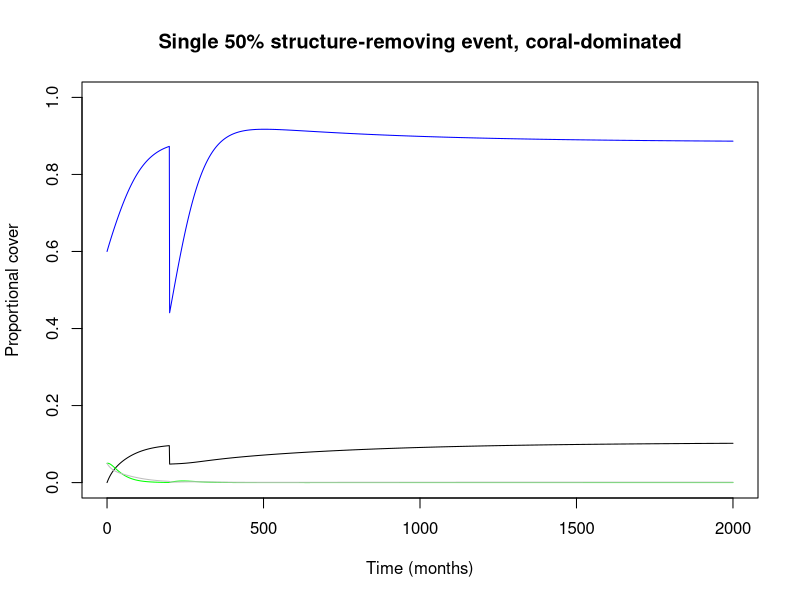
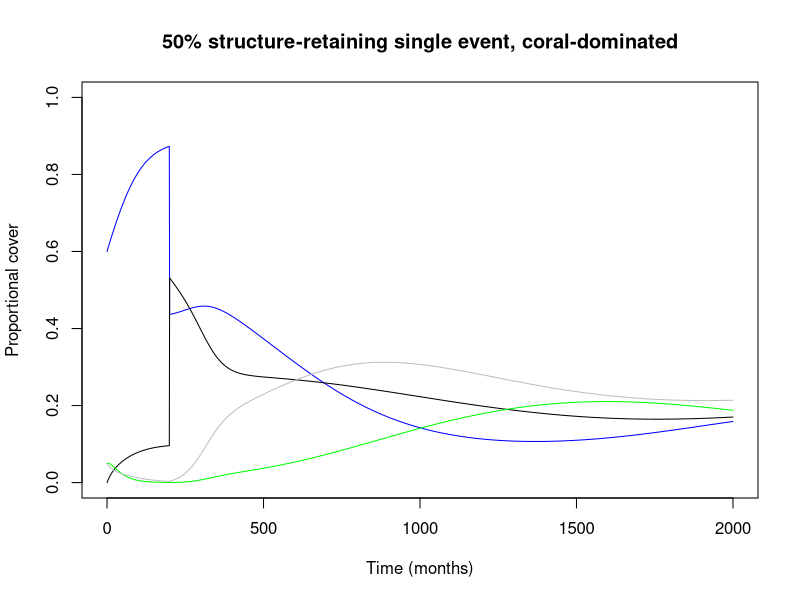
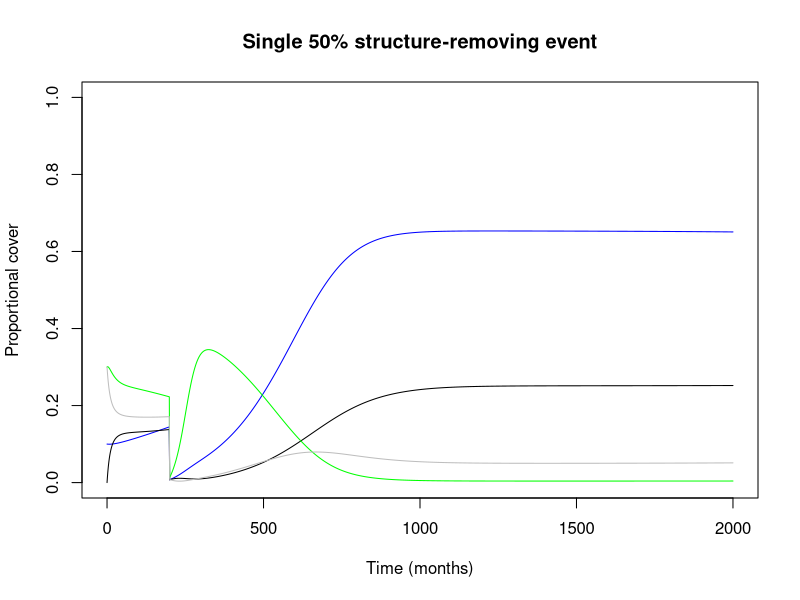
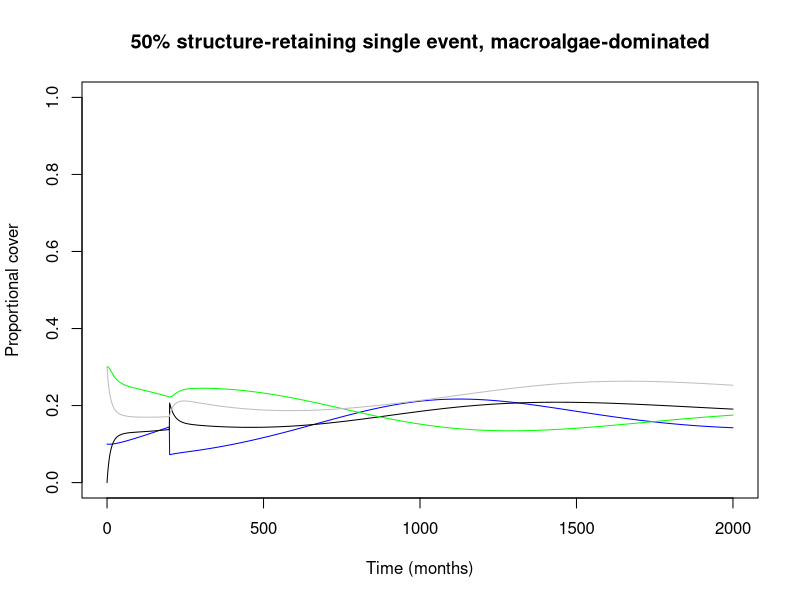
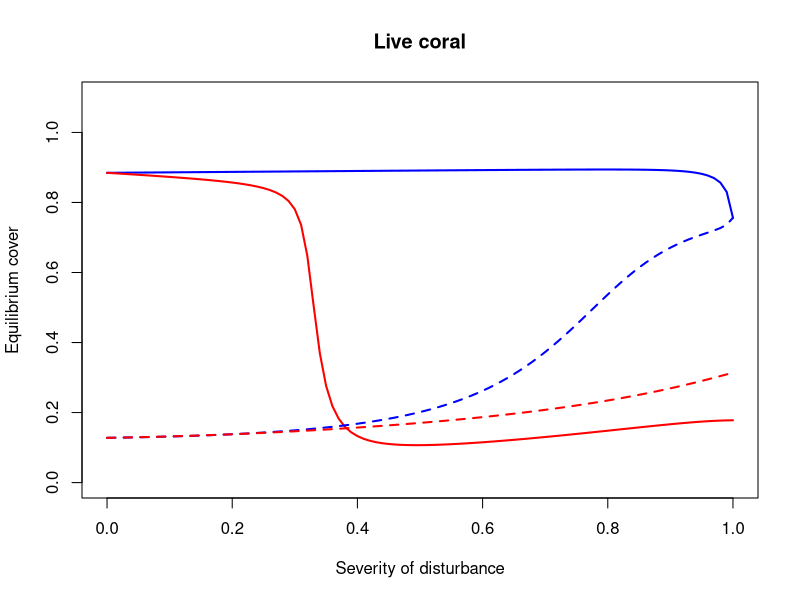
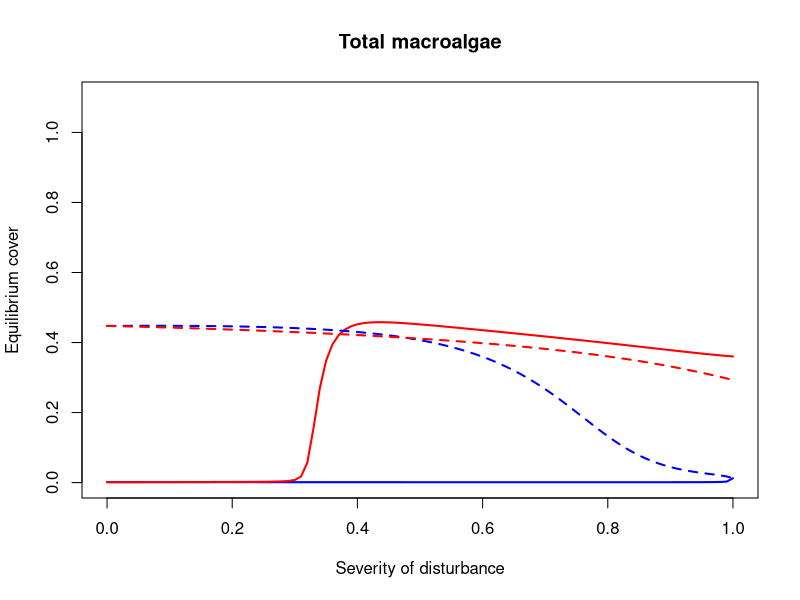
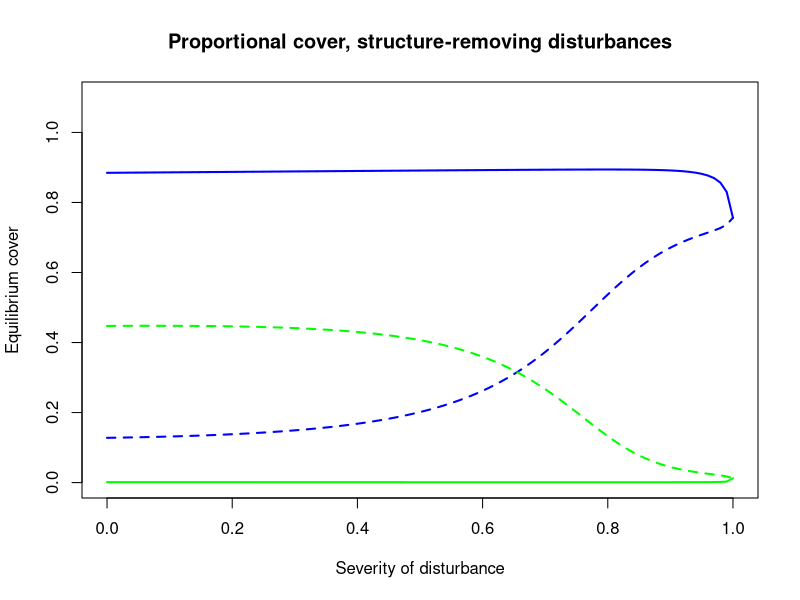
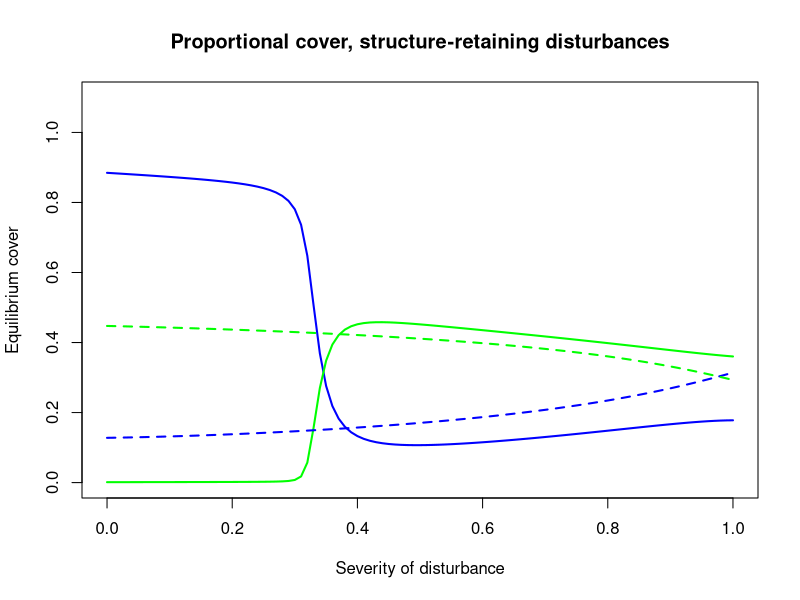

Write R code to recreate these figures, in order.
## ---- chunk 1
knitr::opts_chunk$set(echo = TRUE)
## ---- chunk 2
# Set parameter values
g_C <- 0.1
d_C <- 0.001
gamma_C <- 0.001
g_M <- 0.6
g_M_C_L <- 0.06
d_M <- 0.05
h_M_S <- 0.3
h_M_C <- 0.15
gamma_M <- 0.001
e <- 0.01

disturb_set <- seq(from = 0, to = 1, by = .01) # Time vector for outer loop
tset.disturb <- seq(from = 0, to = 1400) # Time vector for inner loop
## ---- chunk 3

# Create time vector, holding vectors for each state variable, and set initial conditions
tset_phys_dist <- seq(from = 0, to = 2000)
C_L.simu_phys <- NaN*tset_phys_dist; C_L.simu_phys[1] <- 0.6
C_D.simu_phys <- NaN*tset_phys_dist; C_D.simu_phys[1] <- 0
M_S.simu_phys <- NaN*tset_phys_dist; M_S.simu_phys[1] <- 0.05
M_C.simu_phys <- NaN*tset_phys_dist; M_C.simu_phys[1] <- 0.05

# For() loop with if/else statement to simulate trajectories of spatial occupancy by live coral and macroalgae before and after disturbance

for(i in 2:length(tset_phys_dist)){ # For every element after the first in the time vector...
  
  if(tset_phys_dist[i] !=200){ # ...if the time point does not equal the time of disturbance, run the simulation as normal...
  
  dt <- tset_phys_dist[i] - tset_phys_dist[i-1] # calculate change in time  
 
  # Proportional cover at previous time step  
  C_L <- C_L.simu_phys[i-1]
  C_D <- C_D.simu_phys[i-1]
  M_S <- M_S.simu_phys[i-1]
  M_C <- M_C.simu_phys[i-1]
  
  # Change in proportional cover, converted to units of months (/5)
  dC_L <- (dt/5)*(g_C*C_L*(1-C_L-C_D-M_S-M_C) + gamma_C*(1-C_L-C_D-M_S-M_C) - g_M_C_L*C_L*(M_S + M_C) - d_C*C_L) 
  dC_D <- (dt/5)*(d_C*C_L + M_C*(h_M_C + d_M) - g_M*C_D*(M_S + M_C) - e*C_D)
  dM_S <- (dt/5)*(g_M*M_S*(1-C_L-C_D-M_S-M_C) + g_M*M_C*(1-C_L-C_D-M_S-M_C) + gamma_M*(1-C_L-C_D-M_S-M_C) - M_S*(h_M_S + d_M))
  dM_C <- (dt/5)*(g_M*M_C*C_D + g_M*M_S*C_D + g_M_C_L*C_L*(M_S + M_C) + gamma_M*C_D - M_C*(h_M_C + d_M + e))
 
  # Proportional cover at new time step   
  C_L.simu_phys[i] <- C_L.simu_phys[i-1] + dC_L
  C_D.simu_phys[i] <- C_D.simu_phys[i-1] + dC_D
  M_S.simu_phys[i] <- M_S.simu_phys[i-1] + dM_S
  M_C.simu_phys[i] <- M_C.simu_phys[i-1] + dM_C
  }
  
    else { # ... but if the time step does equal the time of disturbance...
  
  dt <- tset_phys_dist[i] - tset_phys_dist[i-1]

  # reduce all space holders to 50% of their pre-disturbance levels
  C_L <- C_L.simu_phys[i-1]*0.5
  C_D <- C_D.simu_phys[i-1]*0.5
  M_S <- M_S.simu_phys[i-1]*0.5
  M_C <- M_C.simu_phys[i-1]*0.5
  
  dC_L <- (dt/5)*(g_C*C_L*(1-C_L-C_D-M_S-M_C) + gamma_C*(1-C_L-C_D-M_S-M_C) - g_M_C_L*C_L*(M_S + M_C) - d_C*C_L) 
  dC_D <- (dt/5)*(d_C*C_L + M_C*(h_M_C + d_M) - g_M*C_D*(M_S + M_C) - e*C_D)
  dM_S <- (dt/5)*(g_M*M_S*(1-C_L-C_D-M_S-M_C) + g_M*M_C*(1-C_L-C_D-M_S-M_C) + gamma_M*(1-C_L-C_D-M_S-M_C) - M_S*(h_M_S + d_M))
  dM_C <- (dt/5)*(g_M*M_C*C_D + g_M*M_S*C_D + g_M_C_L*C_L*(M_S + M_C) + gamma_M*C_D - M_C*(h_M_C + d_M + e))
  
  C_L.simu_phys[i] <- C_L+ dC_L
  C_D.simu_phys[i] <- C_D+ dC_D
  M_S.simu_phys[i] <- M_S+ dM_S
  M_C.simu_phys[i] <- M_C+ dM_C
  }
  
}

# Plot of time series
plot(tset_phys_dist, C_L.simu_phys, col = "blue", lwd = 1, lty = 'solid', type = 'l', xlab = "Time (months)", ylab = "Proportional cover", xlim = c(0, max(tset_phys_dist)), ylim = c(0, 1), main = "Single 50% structure-removing event, coral-dominated")
lines(tset_phys_dist, C_D.simu_phys, col = "black", lwd = 1, lty = 'solid')
lines(tset_phys_dist, M_S.simu_phys, col = "green", lwd = 1, lty = 'solid')
lines(tset_phys_dist, M_C.simu_phys, col = "grey", lwd = 1, lty = 'solid')
#legend(x=350,y=0.7,legend=c('Live coral','Dead coral','Macroalgae (open substrate)','Macroalgae (dead coral)'),lwd=1,lty='solid',col=c('blue','black','green','grey'))
#abline(v=100, lty = 'dashed')
#abline(v=220, lty = 'dashed')
#abline(v=340, lty = 'dashed')
#abline(v=460, lty = 'dashed')
## ---- chunk 4

# Create time vector, holding vectors for each state variable, and set initial conditions
tset_bio_dist <- seq(from = 0, to = 2000)
C_L.bio <- NaN*tset_bio_dist; C_L.bio[1] <- 0.6
C_D.bio <- NaN*tset_bio_dist; C_D.bio[1] <- 0
M_S.bio <- NaN*tset_bio_dist; M_S.bio[1] <- 0.05
M_C.bio <- NaN*tset_bio_dist; M_C.bio[1] <- 0.05

# For() loop with if/else statement to simulate trajectories of spatial occupancy by live coral and macroalgae before and after disturbance
for(i in 2:length(tset_bio_dist)){ # For every element after the first in the time vector...
  
 if(tset_phys_dist[i] !=200){ # ...if the time point does not equal the time of disturbance, run the simulation as normal...

# calculate change in time  
  dt <- tset_bio_dist[i] - tset_bio_dist[i-1] 

  # Proportional cover at previous time step  
  C_L <- C_L.bio[i-1] 
  C_D <- C_D.bio[i-1]
  M_S <- M_S.bio[i-1]
  M_C <- M_C.bio[i-1]
 
# Change in proportional cover, converted to units of months (/5)
  dC_L <- (dt/5)*(g_C*C_L*(1-C_L-C_D-M_S-M_C) + gamma_C*(1-C_L-C_D-M_S-M_C) - g_M_C_L*C_L*(M_S + M_C) - d_C*C_L) 
  dC_D <- (dt/5)*(d_C*C_L + M_C*(h_M_C + d_M) - g_M*C_D*(M_S + M_C) - e*C_D)
  dM_S <- (dt/5)*(g_M*M_S*(1-C_L-C_D-M_S-M_C) + g_M*M_C*(1-C_L-C_D-M_S-M_C) + gamma_M*(1-C_L-C_D-M_S-M_C) - M_S*(h_M_S + d_M))
  dM_C <- (dt/5)*(g_M*M_C*C_D + g_M*M_S*C_D + g_M_C_L*C_L*(M_S + M_C) + gamma_M*C_D - M_C*(h_M_C + d_M + e))

# Proportional cover at new time step  
  C_L.bio[i] <- C_L.bio[i-1] + dC_L
  C_D.bio[i] <- C_D.bio[i-1] + dC_D
  M_S.bio[i] <- M_S.bio[i-1] + dM_S
  M_C.bio[i] <- M_C.bio[i-1] + dM_C
  
  }

  # ... but if the time step does equal the time of disturbance...
    else {
  
  dt <- tset_bio_dist[i] - tset_bio_dist[i-1]

  C_L <- C_L.bio[i-1]*0.5 # reduce live coral to 50% of its pre-disturbance level, and transfer this directly to the dead coral class
  C_D <- C_D.bio[i-1] + (C_L.bio[i-1]-C_L)
  M_S <- M_S.bio[i-1]
  M_C <- M_C.bio[i-1]
  
  dC_L <- (dt/5)*(g_C*C_L*(1-C_L-C_D-M_S-M_C) + gamma_C*(1-C_L-C_D-M_S-M_C) - g_M_C_L*C_L*(M_S + M_C) - d_C*C_L) 
  dC_D <- (dt/5)*(d_C*C_L + M_C*(h_M_C + d_M) - g_M*C_D*(M_S + M_C) - e*C_D)
  dM_S <- (dt/5)*(g_M*M_S*(1-C_L-C_D-M_S-M_C) + g_M*M_C*(1-C_L-C_D-M_S-M_C) + gamma_M*(1-C_L-C_D-M_S-M_C) - M_S*(h_M_S + d_M))
  dM_C <- (dt/5)*(g_M*M_C*C_D + g_M*M_S*C_D + g_M_C_L*C_L*(M_S + M_C) + gamma_M*C_D - M_C*(h_M_C + d_M + e))
  
  C_L.bio[i] <- C_L + dC_L
  C_D.bio[i] <- C_D + dC_D
  M_S.bio[i] <- M_S + dM_S
  M_C.bio[i] <- M_C + dM_C
  
  }
  
}

# Plot of time series for all space holders
plot(tset_bio_dist, C_L.bio, col = "blue", lwd = 1, lty = 'solid', type = 'l', xlab = "Time (months)", ylab = "Proportional cover", xlim = c(0, max(tset_bio_dist)), ylim = c(0, 1), main = "50% structure-retaining single event, coral-dominated")
lines(tset_bio_dist, C_D.bio, col = "black", lwd = 1, lty = 'solid')
lines(tset_bio_dist, M_S.bio, col = "green", lwd = 1, lty = 'solid')
lines(tset_bio_dist, M_C.bio, col = "grey", lwd = 1, lty = 'solid')
#legend(x=350,y=0.7,legend=c('Live coral','Dead coral','Macroalgae (open substrate)','Macroalgae  (dead coral)'), lwd=1, lty='solid', col=c('blue','black','green','grey'))
#abline(v=100, lty = 'dashed')
#abline(v=220, lty = 'dashed')
#abline(v=340, lty = 'dashed')
#abline(v=460, lty = 'dashed')

## ---- chunk 5

# Create time vector, holding vectors for each state variable, and set initial conditions
tset_phys_dist <- seq(from = 0, to = 2000)
C_L.simu_phys <- NaN*tset_phys_dist; C_L.simu_phys[1] <- 0.1
C_D.simu_phys <- NaN*tset_phys_dist; C_D.simu_phys[1] <- 0
M_S.simu_phys <- NaN*tset_phys_dist; M_S.simu_phys[1] <- 0.3
M_C.simu_phys <- NaN*tset_phys_dist; M_C.simu_phys[1] <- 0.3

# For() loop with if/else statement to simulate trajectories of spatial occupancy by live coral and macroalgae before and after disturbance

for(i in 2:length(tset_phys_dist)){ # For every element after the first in the time vector...
  
  if(tset_phys_dist[i] !=200){ # ...if the time point does not equal the time of disturbance, run the simulation as normal...
  
  dt <- tset_phys_dist[i] - tset_phys_dist[i-1] # calculate change in time  
 
  # Proportional cover at previous time step  
  C_L <- C_L.simu_phys[i-1]
  C_D <- C_D.simu_phys[i-1]
  M_S <- M_S.simu_phys[i-1]
  M_C <- M_C.simu_phys[i-1]
  
  # Change in proportional cover, converted to units of months (/5)
  dC_L <- (dt/5)*(g_C*C_L*(1-C_L-C_D-M_S-M_C) + gamma_C*(1-C_L-C_D-M_S-M_C) - g_M_C_L*C_L*(M_S + M_C) - d_C*C_L) 
  dC_D <- (dt/5)*(d_C*C_L + M_C*(h_M_C + d_M) - g_M*C_D*(M_S + M_C) - e*C_D)
  dM_S <- (dt/5)*(g_M*M_S*(1-C_L-C_D-M_S-M_C) + g_M*M_C*(1-C_L-C_D-M_S-M_C) + gamma_M*(1-C_L-C_D-M_S-M_C) - M_S*(h_M_S + d_M))
  dM_C <- (dt/5)*(g_M*M_C*C_D + g_M*M_S*C_D + g_M_C_L*C_L*(M_S + M_C) + gamma_M*C_D - M_C*(h_M_C + d_M + e))
 
  # Proportional cover at new time step   
  C_L.simu_phys[i] <- C_L.simu_phys[i-1] + dC_L
  C_D.simu_phys[i] <- C_D.simu_phys[i-1] + dC_D
  M_S.simu_phys[i] <- M_S.simu_phys[i-1] + dM_S
  M_C.simu_phys[i] <- M_C.simu_phys[i-1] + dM_C
  }
  
    else { # ... but if the time step does equal the time of disturbance...
  
  dt <- tset_phys_dist[i] - tset_phys_dist[i-1]

  # reduce all space holders to 50% of their pre-disturbance levels
  C_L <- C_L.simu_phys[i-1]*0.05
  C_D <- C_D.simu_phys[i-1]*0.05
  M_S <- M_S.simu_phys[i-1]*0.05
  M_C <- M_C.simu_phys[i-1]*0.05
  
  dC_L <- (dt/5)*(g_C*C_L*(1-C_L-C_D-M_S-M_C) + gamma_C*(1-C_L-C_D-M_S-M_C) - g_M_C_L*C_L*(M_S + M_C) - d_C*C_L) 
  dC_D <- (dt/5)*(d_C*C_L + M_C*(h_M_C + d_M) - g_M*C_D*(M_S + M_C) - e*C_D)
  dM_S <- (dt/5)*(g_M*M_S*(1-C_L-C_D-M_S-M_C) + g_M*M_C*(1-C_L-C_D-M_S-M_C) + gamma_M*(1-C_L-C_D-M_S-M_C) - M_S*(h_M_S + d_M))
  dM_C <- (dt/5)*(g_M*M_C*C_D + g_M*M_S*C_D + g_M_C_L*C_L*(M_S + M_C) + gamma_M*C_D - M_C*(h_M_C + d_M + e))
  
  C_L.simu_phys[i] <- C_L+ dC_L
  C_D.simu_phys[i] <- C_D+ dC_D
  M_S.simu_phys[i] <- M_S+ dM_S
  M_C.simu_phys[i] <- M_C+ dM_C
  }
  
}

# Plot of time series
plot(tset_phys_dist, C_L.simu_phys, col = "blue", lwd = 1, lty = 'solid', type = 'l', xlab = "Time (months)", ylab = "Proportional cover", xlim = c(0, max(tset_phys_dist)), ylim = c(0, 1), main = "Single 50% structure-removing event")
lines(tset_phys_dist, C_D.simu_phys, col = "black", lwd = 1, lty = 'solid')
lines(tset_phys_dist, M_S.simu_phys, col = "green", lwd = 1, lty = 'solid')
lines(tset_phys_dist, M_C.simu_phys, col = "grey", lwd = 1, lty = 'solid')
#legend(x=350,y=0.7,legend=c('Live coral','Dead coral','Macroalgae (open substrate)','Macroalgae (dead coral)'),lwd=1,lty='solid',col=c('blue','black','green','grey'))
#abline(v=100, lty = 'dashed')
#abline(v=220, lty = 'dashed')
#abline(v=340, lty = 'dashed')
#abline(v=460, lty = 'dashed')
## ---- chunk 6

# Create time vector, holding vectors for each state variable, and set initial conditions
tset_bio_dist <- seq(from = 0, to = 2000)
C_L.bio <- NaN*tset_bio_dist; C_L.bio[1] <- 0.1
C_D.bio <- NaN*tset_bio_dist; C_D.bio[1] <- 0
M_S.bio <- NaN*tset_bio_dist; M_S.bio[1] <- 0.3
M_C.bio <- NaN*tset_bio_dist; M_C.bio[1] <- 0.3

# For() loop with if/else statement to simulate trajectories of spatial occupancy by live coral and macroalgae before and after disturbance
for(i in 2:length(tset_bio_dist)){ # For every element after the first in the time vector...
  
 if(tset_phys_dist[i] !=200){ # ...if the time point does not equal the time of disturbance, run the simulation as normal...

# calculate change in time  
  dt <- tset_bio_dist[i] - tset_bio_dist[i-1] 

  # Proportional cover at previous time step  
  C_L <- C_L.bio[i-1] 
  C_D <- C_D.bio[i-1]
  M_S <- M_S.bio[i-1]
  M_C <- M_C.bio[i-1]
 
# Change in proportional cover, converted to units of months (/5)
  dC_L <- (dt/5)*(g_C*C_L*(1-C_L-C_D-M_S-M_C) + gamma_C*(1-C_L-C_D-M_S-M_C) - g_M_C_L*C_L*(M_S + M_C) - d_C*C_L) 
  dC_D <- (dt/5)*(d_C*C_L + M_C*(h_M_C + d_M) - g_M*C_D*(M_S + M_C) - e*C_D)
  dM_S <- (dt/5)*(g_M*M_S*(1-C_L-C_D-M_S-M_C) + g_M*M_C*(1-C_L-C_D-M_S-M_C) + gamma_M*(1-C_L-C_D-M_S-M_C) - M_S*(h_M_S + d_M))
  dM_C <- (dt/5)*(g_M*M_C*C_D + g_M*M_S*C_D + g_M_C_L*C_L*(M_S + M_C) + gamma_M*C_D - M_C*(h_M_C + d_M + e))

# Proportional cover at new time step  
  C_L.bio[i] <- C_L.bio[i-1] + dC_L
  C_D.bio[i] <- C_D.bio[i-1] + dC_D
  M_S.bio[i] <- M_S.bio[i-1] + dM_S
  M_C.bio[i] <- M_C.bio[i-1] + dM_C
  
  }

  # ... but if the time step does equal the time of disturbance...
    else {
  
  dt <- tset_bio_dist[i] - tset_bio_dist[i-1]

  C_L <- C_L.bio[i-1]*0.5 # reduce live coral to 50% of its pre-disturbance level, and transfer this directly to the dead coral class
  C_D <- C_D.bio[i-1] + (C_L.bio[i-1]-C_L)
  M_S <- M_S.bio[i-1]
  M_C <- M_C.bio[i-1]
  
  dC_L <- (dt/5)*(g_C*C_L*(1-C_L-C_D-M_S-M_C) + gamma_C*(1-C_L-C_D-M_S-M_C) - g_M_C_L*C_L*(M_S + M_C) - d_C*C_L) 
  dC_D <- (dt/5)*(d_C*C_L + M_C*(h_M_C + d_M) - g_M*C_D*(M_S + M_C) - e*C_D)
  dM_S <- (dt/5)*(g_M*M_S*(1-C_L-C_D-M_S-M_C) + g_M*M_C*(1-C_L-C_D-M_S-M_C) + gamma_M*(1-C_L-C_D-M_S-M_C) - M_S*(h_M_S + d_M))
  dM_C <- (dt/5)*(g_M*M_C*C_D + g_M*M_S*C_D + g_M_C_L*C_L*(M_S + M_C) + gamma_M*C_D - M_C*(h_M_C + d_M + e))
  
  C_L.bio[i] <- C_L + dC_L
  C_D.bio[i] <- C_D + dC_D
  M_S.bio[i] <- M_S + dM_S
  M_C.bio[i] <- M_C + dM_C
  
  }
  
}

# Plot of time series for all space holders
plot(tset_bio_dist, C_L.bio, col = "blue", lwd = 1, lty = 'solid', type = 'l', xlab = "Time (months)", ylab = "Proportional cover", xlim = c(0, max(tset_bio_dist)), ylim = c(0, 1), main = "50% structure-retaining single event, macroalgae-dominated")
lines(tset_bio_dist, C_D.bio, col = "black", lwd = 1, lty = 'solid')
lines(tset_bio_dist, M_S.bio, col = "green", lwd = 1, lty = 'solid')
lines(tset_bio_dist, M_C.bio, col = "grey", lwd = 1, lty = 'solid')
#legend(x=350,y=0.7,legend=c('Live coral','Dead coral','Macroalgae (open substrate)','Macroalgae  (dead coral)'), lwd=1, lty='solid', col=c('blue','black','green','grey'))
#abline(v=100, lty = 'dashed')
#abline(v=220, lty = 'dashed')
#abline(v=340, lty = 'dashed')
#abline(v=460, lty = 'dashed')

## ---- chunk 7


# create holding vectors for equilibration time following disturbance for all space holders
C_L.phys.eq_cover.single.coral_state <- NaN*disturb_set
C_D.phys.eq_cover.single.coral_state <- NaN*disturb_set
M_S.phys.eq_cover.single.coral_state <- NaN*disturb_set
M_C.phys.eq_cover.single.coral_state <- NaN*disturb_set

# create outer for() loop
# for each value j from 1 to the end of disturb_set (so for each value of disturb_set)
for(j in 1:length(disturb_set)){
	# assign value for 'disturb_set' for this iteration Y to that simulation
  disturbance_severity <- disturb_set[j] 
	
  # create holding vectors for the inner loop
	C_L.phys.single.coral_state <- NaN*tset.disturb 
	C_L.phys.single.coral_state[1] <- 0.6
	C_D.phys.single.coral_state <- NaN*tset.disturb 
	C_D.phys.single.coral_state[1] <- 0
	M_S.phys.single.coral_state <- NaN*tset.disturb 
	M_S.phys.single.coral_state[1] <- 0.05
	M_C.phys.single.coral_state <- NaN*tset.disturb 
	M_C.phys.single.coral_state[1] <- 0.05

# Inner loop	
# for each value of 'disturb_set'
  for(i in 2:length(tset.disturb)){
  	
   if(tset.disturb[i] !=200){ # change in time
    
    # use variable assignment to create objects to plug into calculations 
  	C_L <- C_L.phys.single.coral_state[i-1]
  	C_D <- C_D.phys.single.coral_state[i-1]
    M_S <- M_S.phys.single.coral_state[i-1]
  	M_C <- M_C.phys.single.coral_state[i-1]
  	
  	# calculate change in proportional cover at each timestep
    dC_L <- (dt/5)*(g_C*C_L*(1-C_L-C_D-M_S-M_C) + gamma_C*(1-C_L-C_D-M_S-M_C) - g_M_C_L*C_L*(M_S + M_C) - d_C*C_L) 
    dC_D <- (dt/5)*(d_C*C_L + M_C*(h_M_C + d_M) - g_M*C_D*(M_S + M_C) - e*C_D)
    dM_S <- (dt/5)*(g_M*M_S*(1-C_L-C_D-M_S-M_C) + g_M*M_C*(1-C_L-C_D-M_S-M_C) + gamma_M*(1-C_L-C_D-M_S-M_C) - M_S*(h_M_S + d_M))
    dM_C <- (dt/5)*(g_M*M_C*C_D + g_M*M_S*C_D + g_M_C_L*C_L*(M_S + M_C) + gamma_M*C_D - M_C*(h_M_C + d_M + e))
  	
  	
  	# calculate the population density at each timestep
  	C_L.phys.single.coral_state[i] <- C_L + dC_L
  	C_D.phys.single.coral_state[i] <- C_D + dC_D
  	M_S.phys.single.coral_state[i] <- M_S + dM_S
  	M_C.phys.single.coral_state[i] <- M_C + dM_C
    }
    
     else {
        dt <- tset.disturb[i] - tset.disturb[i-1] # change in time
    
    # use variable assignment to create objects to plug into calculations 
  	C_L <- C_L.phys.single.coral_state[i-1]*(1-disturbance_severity)
  	C_D <- C_D.phys.single.coral_state[i-1]*(1-disturbance_severity)
    M_S <- M_S.phys.single.coral_state[i-1]*(1-disturbance_severity)
  	M_C <- M_C.phys.single.coral_state[i-1]*(1-disturbance_severity)
  	
  	# calculate change in proportional cover at each timestep
    dC_L <- (dt/5)*(g_C*C_L*(1-C_L-C_D-M_S-M_C) + gamma_C*(1-C_L-C_D-M_S-M_C) - g_M_C_L*C_L*(M_S + M_C) - d_C*C_L) 
    dC_D <- (dt/5)*(d_C*C_L + M_C*(h_M_C + d_M) - g_M*C_D*(M_S + M_C) - e*C_D)
    dM_S <- (dt/5)*(g_M*M_S*(1-C_L-C_D-M_S-M_C) + g_M*M_C*(1-C_L-C_D-M_S-M_C) + gamma_M*(1-C_L-C_D-M_S-M_C) - M_S*(h_M_S + d_M))
    dM_C <- (dt/5)*(g_M*M_C*C_D + g_M*M_S*C_D + g_M_C_L*C_L*(M_S + M_C) + gamma_M*C_D - M_C*(h_M_C + d_M + e))
  	
  	
  	# calculate the proportional cover at each timestep
  	C_L.phys.single.coral_state[i] <- C_L + dC_L
  	C_D.phys.single.coral_state[i] <- C_D + dC_D
  	M_S.phys.single.coral_state[i] <- M_S + dM_S
  	M_C.phys.single.coral_state[i] <- M_C + dM_C
    }
  }
# final output is equilibrium cover for a given severity of disturbance
C_L.phys.eq_cover.single.coral_state[j] <- C_L.phys.single.coral_state[max(tset.disturb)]
C_D.phys.eq_cover.single.coral_state[j] <- C_D.phys.single.coral_state[max(tset.disturb)]
M_S.phys.eq_cover.single.coral_state[j] <- M_S.phys.single.coral_state[max(tset.disturb)]
M_C.phys.eq_cover.single.coral_state[j] <- M_C.phys.single.coral_state[max(tset.disturb)]
}

## ---- chunk 8

# create holding vectors for equilibration time following disturbance for all space holders
C_L.bio.eq_cover.single.coral_state <- NaN*disturb_set
C_D.bio.eq_cover.single.coral_state <- NaN*disturb_set
M_S.bio.eq_cover.single.coral_state <- NaN*disturb_set
M_C.bio.eq_cover.single.coral_state <- NaN*disturb_set

# create outer for() loop
# for each value j from 1 to the end of disturb_set (so for each value of disturb_set)
for(j in 1:length(disturb_set)){
	# assign value for 'disturb_set' for this iteration Y to that simulation
  disturbance_severity <- disturb_set[j] 
	
  # create holding vectors for the inner loop
	C_L.bio.single.coral_state <- NaN*tset.disturb 
	C_L.bio.single.coral_state[1] <- 0.6
	C_D.bio.single.coral_state <- NaN*tset.disturb 
	C_D.bio.single.coral_state[1] <- 0
	M_S.bio.single.coral_state <- NaN*tset.disturb 
	M_S.bio.single.coral_state[1] <- 0.05
	M_C.bio.single.coral_state <- NaN*tset.disturb 
	M_C.bio.single.coral_state[1] <- 0.05

# Inner loop	
# for each value of 'disturb_set'
	for(i in 2:length(tset.disturb)){
	  
  if(tset.disturb[i] !=200){ # change in time
    
    # use variable assignment to create objects to plug into calculations 
  	C_L <- C_L.bio.single.coral_state[i-1]
  	C_D <- C_D.bio.single.coral_state[i-1]
    M_S <- M_S.bio.single.coral_state[i-1]
  	M_C <- M_C.bio.single.coral_state[i-1]
  	
  	# calculate change in proportional cover at each timestep
    dC_L <- (dt/5)*(g_C*C_L*(1-C_L-C_D-M_S-M_C) + gamma_C*(1-C_L-C_D-M_S-M_C) - g_M_C_L*C_L*(M_S + M_C) - d_C*C_L) 
    dC_D <- (dt/5)*(d_C*C_L + M_C*(h_M_C + d_M) - g_M*C_D*(M_S + M_C) - e*C_D)
    dM_S <- (dt/5)*(g_M*M_S*(1-C_L-C_D-M_S-M_C) + g_M*M_C*(1-C_L-C_D-M_S-M_C) + gamma_M*(1-C_L-C_D-M_S-M_C) - M_S*(h_M_S + d_M))
    dM_C <- (dt/5)*(g_M*M_C*C_D + g_M*M_S*C_D + g_M_C_L*C_L*(M_S + M_C) + gamma_M*C_D - M_C*(h_M_C + d_M + e))
  	
  	
  	# calculate the population density at each timestep
  	C_L.bio.single.coral_state[i] <- C_L + dC_L
  	C_D.bio.single.coral_state[i] <- C_D + dC_D
  	M_S.bio.single.coral_state[i] <- M_S + dM_S
  	M_C.bio.single.coral_state[i] <- M_C + dM_C
    }
    
     else {
        dt <- tset.disturb[i] - tset.disturb[i-1] # change in time
    
    # use variable assignment to create objects to plug into calculations 
  	C_L <- C_L.bio.single.coral_state[i-1]*(1-disturbance_severity)
  	C_D <- C_D.bio.single.coral_state[i-1] + (C_L.bio.single.coral_state[i-1]-C_L)
    M_S <- M_S.bio.single.coral_state[i-1]
  	M_C <- M_C.bio.single.coral_state[i-1]
  	
  	# calculate change in proportional cover at each timestep
    dC_L <- (dt/5)*(g_C*C_L*(1-C_L-C_D-M_S-M_C) + gamma_C*(1-C_L-C_D-M_S-M_C) - g_M_C_L*C_L*(M_S + M_C) - d_C*C_L) 
    dC_D <- (dt/5)*(d_C*C_L + M_C*(h_M_C + d_M) - g_M*C_D*(M_S + M_C) - e*C_D)
    dM_S <- (dt/5)*(g_M*M_S*(1-C_L-C_D-M_S-M_C) + g_M*M_C*(1-C_L-C_D-M_S-M_C) + gamma_M*(1-C_L-C_D-M_S-M_C) - M_S*(h_M_S + d_M))
    dM_C <- (dt/5)*(g_M*M_C*C_D + g_M*M_S*C_D + g_M_C_L*C_L*(M_S + M_C) + gamma_M*C_D - M_C*(h_M_C + d_M + e))
  	
  	
  	# calculate the proportional cover at each timestep
  	C_L.bio.single.coral_state[i] <- C_L + dC_L
  	C_D.bio.single.coral_state[i] <- C_D + dC_D
  	M_S.bio.single.coral_state[i] <- M_S + dM_S
  	M_C.bio.single.coral_state[i] <- M_C + dM_C
     }
  }
# final output is maximum cover for a given severity of disturbance
C_L.bio.eq_cover.single.coral_state[j] <- C_L.bio.single.coral_state[max(tset.disturb)]
C_D.bio.eq_cover.single.coral_state[j] <- C_D.bio.single.coral_state[max(tset.disturb)]
M_S.bio.eq_cover.single.coral_state[j] <- M_S.bio.single.coral_state[max(tset.disturb)]
M_C.bio.eq_cover.single.coral_state[j] <- M_C.bio.single.coral_state[max(tset.disturb)]
}

## ---- chunk 9


# create holding vectors for equilibration time following disturbance for all space holders
C_L.phys.eq_cover.single.algae_state <- NaN*disturb_set
C_D.phys.eq_cover.single.algae_state <- NaN*disturb_set
M_S.phys.eq_cover.single.algae_state <- NaN*disturb_set
M_C.phys.eq_cover.single.algae_state <- NaN*disturb_set

# create outer for() loop
# for each value j from 1 to the end of disturb_set (so for each value of disturb_set)
for(j in 1:length(disturb_set)){
	# assign value for 'disturb_set' for this iteration Y to that simulation
  disturbance_severity <- disturb_set[j] 
	
  # create holding vectors for the inner loop
	C_L.phys.single.algae_state <- NaN*tset.disturb 
	C_L.phys.single.algae_state[1] <- 0.1
	C_D.phys.single.algae_state <- NaN*tset.disturb 
	C_D.phys.single.algae_state[1] <- 0
	M_S.phys.single.algae_state <- NaN*tset.disturb 
	M_S.phys.single.algae_state[1] <- 0.2
	M_C.phys.single.algae_state <- NaN*tset.disturb 
	M_C.phys.single.algae_state[1] <- 0.2

# Inner loop	
# for each value of 'disturb_set'
  for(i in 2:length(tset.disturb)){
  	
   if(tset.disturb[i] !=200){ # change in time
    
    # use variable assignment to create objects to plug into calculations 
  	C_L <- C_L.phys.single.algae_state[i-1]
  	C_D <- C_D.phys.single.algae_state[i-1]
    M_S <- M_S.phys.single.algae_state[i-1]
  	M_C <- M_C.phys.single.algae_state[i-1]
  	
  	# calculate change in proportional cover at each timestep
    dC_L <- (dt/5)*(g_C*C_L*(1-C_L-C_D-M_S-M_C) + gamma_C*(1-C_L-C_D-M_S-M_C) - g_M_C_L*C_L*(M_S + M_C) - d_C*C_L) 
    dC_D <- (dt/5)*(d_C*C_L + M_C*(h_M_C + d_M) - g_M*C_D*(M_S + M_C) - e*C_D)
    dM_S <- (dt/5)*(g_M*M_S*(1-C_L-C_D-M_S-M_C) + g_M*M_C*(1-C_L-C_D-M_S-M_C) + gamma_M*(1-C_L-C_D-M_S-M_C) - M_S*(h_M_S + d_M))
    dM_C <- (dt/5)*(g_M*M_C*C_D + g_M*M_S*C_D + g_M_C_L*C_L*(M_S + M_C) + gamma_M*C_D - M_C*(h_M_C + d_M + e))
  	
  	
  	# calculate the population density at each timestep
  	C_L.phys.single.algae_state[i] <- C_L + dC_L
  	C_D.phys.single.algae_state[i] <- C_D + dC_D
  	M_S.phys.single.algae_state[i] <- M_S + dM_S
  	M_C.phys.single.algae_state[i] <- M_C + dM_C
    }
    
     else {
        dt <- tset.disturb[i] - tset.disturb[i-1] # change in time
    
    # use variable assignment to create objects to plug into calculations 
  	C_L <- C_L.phys.single.algae_state[i-1]*(1-disturbance_severity)
  	C_D <- C_D.phys.single.algae_state[i-1]*(1-disturbance_severity)
    M_S <- M_S.phys.single.algae_state[i-1]*(1-disturbance_severity)
  	M_C <- M_C.phys.single.algae_state[i-1]*(1-disturbance_severity)
  	
  	# calculate change in proportional cover at each timestep
    dC_L <- (dt/5)*(g_C*C_L*(1-C_L-C_D-M_S-M_C) + gamma_C*(1-C_L-C_D-M_S-M_C) - g_M_C_L*C_L*(M_S + M_C) - d_C*C_L) 
    dC_D <- (dt/5)*(d_C*C_L + M_C*(h_M_C + d_M) - g_M*C_D*(M_S + M_C) - e*C_D)
    dM_S <- (dt/5)*(g_M*M_S*(1-C_L-C_D-M_S-M_C) + g_M*M_C*(1-C_L-C_D-M_S-M_C) + gamma_M*(1-C_L-C_D-M_S-M_C) - M_S*(h_M_S + d_M))
    dM_C <- (dt/5)*(g_M*M_C*C_D + g_M*M_S*C_D + g_M_C_L*C_L*(M_S + M_C) + gamma_M*C_D - M_C*(h_M_C + d_M + e))
  	
  	
  	# calculate the proportional cover at each timestep
  	C_L.phys.single.algae_state[i] <- C_L + dC_L
  	C_D.phys.single.algae_state[i] <- C_D + dC_D
  	M_S.phys.single.algae_state[i] <- M_S + dM_S
  	M_C.phys.single.algae_state[i] <- M_C + dM_C
    }
  }
# final output is equilibrium cover for a given severity of disturbance
C_L.phys.eq_cover.single.algae_state[j] <- C_L.phys.single.algae_state[max(tset.disturb)]
C_D.phys.eq_cover.single.algae_state[j] <- C_D.phys.single.algae_state[max(tset.disturb)]
M_S.phys.eq_cover.single.algae_state[j] <- M_S.phys.single.algae_state[max(tset.disturb)]
M_C.phys.eq_cover.single.algae_state[j] <- M_C.phys.single.algae_state[max(tset.disturb)]
}

## ---- chunk 10

# create holding vectors for equilibration time following disturbance for all space holders
C_L.bio.eq_cover.single.algae_state <- NaN*disturb_set
C_D.bio.eq_cover.single.algae_state <- NaN*disturb_set
M_S.bio.eq_cover.single.algae_state <- NaN*disturb_set
M_C.bio.eq_cover.single.algae_state <- NaN*disturb_set

# create outer for() loop
# for each value j from 1 to the end of disturb_set (so for each value of disturb_set)
for(j in 1:length(disturb_set)){
	# assign value for 'disturb_set' for this iteration Y to that simulation
  disturbance_severity <- disturb_set[j] 
	
  # create holding vectors for the inner loop
	C_L.bio.single.algae_state <- NaN*tset.disturb 
	C_L.bio.single.algae_state[1] <- 0.1
	C_D.bio.single.algae_state <- NaN*tset.disturb 
	C_D.bio.single.algae_state[1] <- 0
	M_S.bio.single.algae_state <- NaN*tset.disturb 
	M_S.bio.single.algae_state[1] <- 0.2
	M_C.bio.single.algae_state <- NaN*tset.disturb 
	M_C.bio.single.algae_state[1] <- 0.2

# Inner loop	
# for each value of 'disturb_set'
	for(i in 2:length(tset.disturb)){
	  
  if(tset.disturb[i] !=200){ # change in time
    
    # use variable assignment to create objects to plug into calculations 
  	C_L <- C_L.bio.single.algae_state[i-1]
  	C_D <- C_D.bio.single.algae_state[i-1]
    M_S <- M_S.bio.single.algae_state[i-1]
  	M_C <- M_C.bio.single.algae_state[i-1]
  	
  	# calculate change in proportional cover at each timestep
    dC_L <- (dt/5)*(g_C*C_L*(1-C_L-C_D-M_S-M_C) + gamma_C*(1-C_L-C_D-M_S-M_C) - g_M_C_L*C_L*(M_S + M_C) - d_C*C_L) 
    dC_D <- (dt/5)*(d_C*C_L + M_C*(h_M_C + d_M) - g_M*C_D*(M_S + M_C) - e*C_D)
    dM_S <- (dt/5)*(g_M*M_S*(1-C_L-C_D-M_S-M_C) + g_M*M_C*(1-C_L-C_D-M_S-M_C) + gamma_M*(1-C_L-C_D-M_S-M_C) - M_S*(h_M_S + d_M))
    dM_C <- (dt/5)*(g_M*M_C*C_D + g_M*M_S*C_D + g_M_C_L*C_L*(M_S + M_C) + gamma_M*C_D - M_C*(h_M_C + d_M + e))
  	
  	
  	# calculate the population density at each timestep
  	C_L.bio.single.algae_state[i] <- C_L + dC_L
  	C_D.bio.single.algae_state[i] <- C_D + dC_D
  	M_S.bio.single.algae_state[i] <- M_S + dM_S
  	M_C.bio.single.algae_state[i] <- M_C + dM_C
    }
    
     else {
        dt <- tset.disturb[i] - tset.disturb[i-1] # change in time
    
    # use variable assignment to create objects to plug into calculations 
  	C_L <- C_L.bio.single.algae_state[i-1]*(1-disturbance_severity)
  	C_D <- C_D.bio.single.algae_state[i-1] + (C_L.bio.single.algae_state[i-1]-C_L)
    M_S <- M_S.bio.single.algae_state[i-1]
  	M_C <- M_C.bio.single.algae_state[i-1]
  	
  	# calculate change in proportional cover at each timestep
    dC_L <- (dt/5)*(g_C*C_L*(1-C_L-C_D-M_S-M_C) + gamma_C*(1-C_L-C_D-M_S-M_C) - g_M_C_L*C_L*(M_S + M_C) - d_C*C_L) 
    dC_D <- (dt/5)*(d_C*C_L + M_C*(h_M_C + d_M) - g_M*C_D*(M_S + M_C) - e*C_D)
    dM_S <- (dt/5)*(g_M*M_S*(1-C_L-C_D-M_S-M_C) + g_M*M_C*(1-C_L-C_D-M_S-M_C) + gamma_M*(1-C_L-C_D-M_S-M_C) - M_S*(h_M_S + d_M))
    dM_C <- (dt/5)*(g_M*M_C*C_D + g_M*M_S*C_D + g_M_C_L*C_L*(M_S + M_C) + gamma_M*C_D - M_C*(h_M_C + d_M + e))
  	
  	
  	# calculate the proportional cover at each timestep
  	C_L.bio.single.algae_state[i] <- C_L + dC_L
  	C_D.bio.single.algae_state[i] <- C_D + dC_D
  	M_S.bio.single.algae_state[i] <- M_S + dM_S
  	M_C.bio.single.algae_state[i] <- M_C + dM_C
     }
  }
# final output is maximum cover for a given severity of disturbance
C_L.bio.eq_cover.single.algae_state[j] <- C_L.bio.single.algae_state[max(tset.disturb)]
C_D.bio.eq_cover.single.algae_state[j] <- C_D.bio.single.algae_state[max(tset.disturb)]
M_S.bio.eq_cover.single.algae_state[j] <- M_S.bio.single.algae_state[max(tset.disturb)]
M_C.bio.eq_cover.single.algae_state[j] <- M_C.bio.single.algae_state[max(tset.disturb)]
}

## ---- chunk 11

# Coral cover XX months after single disturbance events, starting from coral-dominated state
plot(disturb_set, C_L.phys.eq_cover.single.coral_state, col = "blue", lwd = 2, lty = 'solid', type = 'l', xlab = "Severity of disturbance", ylab = "Equilibrium cover", xlim = c(0, 1), ylim = c(0, 1.1), main = "Live coral")
lines(disturb_set, C_L.bio.eq_cover.single.coral_state, col = "red", lwd = 2, lty = 'solid', type = 'l')
lines(disturb_set, C_L.phys.eq_cover.single.algae_state, col = "blue", lwd = 2, lty = 'dashed', type = 'l')
lines(disturb_set, C_L.bio.eq_cover.single.algae_state, col = "red", lwd = 2, lty = 'dashed', type = 'l')
#legend(x=0.6,y=1.1,legend=c('Structure-removing disturbance','Structure-retaining disturbance','15-year frequency', '10-year frequency','5-year frequency'),lwd=1,lty=c('solid','solid','dashed','solid', 'dotted'),col=c('blue','red', 'black','black', 'black'))

# Total macroalgae cover XX months after single disturbance events , starting from macroalgae-dominated state
plot(disturb_set, c(M_C.phys.eq_cover.single.coral_state + M_S.phys.eq_cover.single.coral_state), col = "blue", lwd = 2, lty = 'solid', type = 'l', xlab = "Severity of disturbance", ylab = "Equilibrium cover", xlim = c(0, 1), ylim = c(0, 1.1), main = "Total macroalgae")
lines(disturb_set, c(M_C.bio.eq_cover.single.coral_state + M_S.bio.eq_cover.single.coral_state), col = "red", lwd = 2, lty = 'solid', type = 'l')
lines(disturb_set, c(M_C.phys.eq_cover.single.algae_state + M_S.phys.eq_cover.single.algae_state), col = "blue", lwd = 2, lty = 'dashed', type = 'l')
lines(disturb_set, c(M_C.bio.eq_cover.single.algae_state + M_S.bio.eq_cover.single.algae_state), col = "red", lwd = 2, lty = 'dashed', type = 'l')
#legend(x=0.6,y=1.1,legend=c('Structure-removing disturbance','Structure-retaining disturbance','15-year frequency', '10-year frequency','5-year frequency'),lwd=1,lty=c('solid','solid','dashed','solid', 'dotted'),col=c('blue','red', 'black','black', 'black'))

# Coral and macroalgal cover XX months after single strucutre-removing disturbance events starting from coral-dominated states (solid lines) and macroalgae-dominated states (dashed lines)
plot(disturb_set, C_L.phys.eq_cover.single.coral_state, col = "blue", lwd = 2, lty = 'solid', type = 'l', xlab = "Severity of disturbance", ylab = "Equilibrium cover", xlim = c(0, 1), ylim = c(0, 1.1), main = "Proportional cover, structure-removing disturbances")
lines(disturb_set, c(M_C.phys.eq_cover.single.coral_state + M_S.phys.eq_cover.single.coral_state), col = "green", lwd = 2, lty = 'solid', type = 'l')
lines(disturb_set, C_L.phys.eq_cover.single.algae_state, col = "blue", lwd = 2, lty = 'dashed', type = 'l')
lines(disturb_set, c(M_C.phys.eq_cover.single.algae_state + M_S.phys.eq_cover.single.algae_state), col = "green", lwd = 2, lty = 'dashed', type = 'l')
#legend(x=0.6,y=1.1,legend=c('Coral','Total macroalgae','Coral-dominated initial state', 'Algae-dominated initial state frequency'),lwd=1,lty=c('solid','solid','dashed','dashed'),col=c('blue','green', 'black','black'))

# Coral and macroalgal cover XX months after single strucutre-retaining disturbance events starting from coral-dominated states (solid lines) and macroalgae-dominated states (dashed lines)
plot(disturb_set, C_L.bio.eq_cover.single.coral_state, col = "blue", lwd = 2, lty = 'solid', type = 'l', xlab = "Severity of disturbance", ylab = "Equilibrium cover", xlim = c(0, 1), ylim = c(0, 1.1), main = "Proportional cover, structure-retaining disturbances")
lines(disturb_set, c(M_C.bio.eq_cover.single.coral_state + M_S.bio.eq_cover.single.coral_state), col = "green", lwd = 2, lty = 'solid', type = 'l')
lines(disturb_set, C_L.bio.eq_cover.single.algae_state, col = "blue", lwd = 2, lty = 'dashed', type = 'l')
lines(disturb_set, c(M_C.bio.eq_cover.single.algae_state + M_S.bio.eq_cover.single.algae_state), col = "green", lwd = 2, lty = 'dashed', type = 'l')
